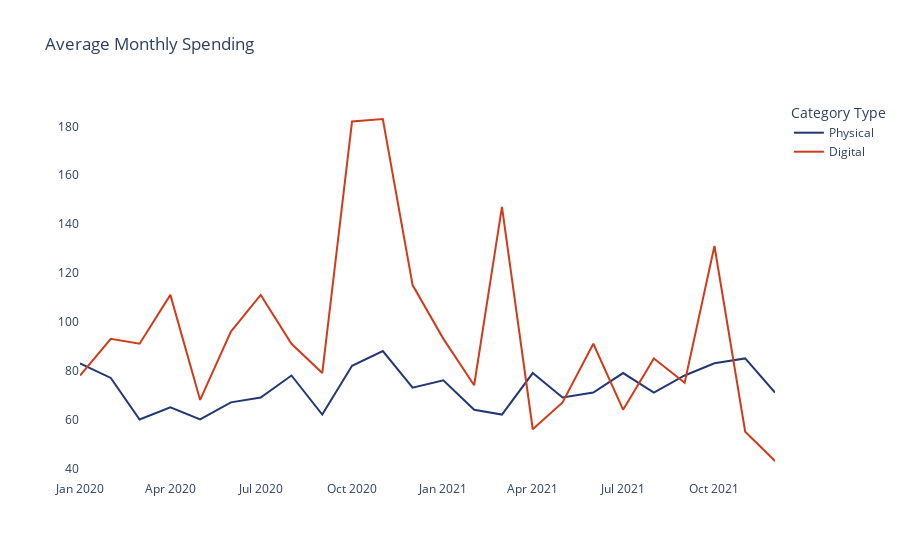

This figure's notebook cell:
### Markdown cell above
Average Monthly Spending

### Code cell
# Filter by Physical or Digital Category
physical_trans = c1_trans[c1_trans['category_type'] == "Physical"].sort_values(by='trans_datetime')
physical_trans = physical_trans[['trans_year', 'trans_month', 'amt']] # get specific columns
digital_trans = c1_trans[c1_trans['category_type'] == "Digital"].sort_values(by='trans_datetime')
digital_trans = digital_trans[['trans_year', 'trans_month', 'amt']]

# Filter to transactions made in 2020
physical_2020 = physical_trans[physical_trans['trans_year'] == 2020]
physical_2020 = physical_2020[['trans_month', 'amt']]
digital_2020 = digital_trans[digital_trans['trans_year'] == 2020]
digital_2020 = digital_2020[['trans_month', 'amt']]

# Filter to transactions made in 2021
physical_2021 = physical_trans[physical_trans['trans_year'] == 2021]
physical_2021 = physical_2021[['trans_month', 'amt']]
digital_2021 = digital_trans[digital_trans['trans_year'] == 2021]
digital_2021 = digital_2021[['trans_month', 'amt']]

# Get the average transactions made in 2020
phys_trans_data = physical_2020.groupby('trans_month')['amt'].mean().to_frame(name='avg').reset_index() # group the transactions by month and get the avg
phys_trans_data['month'] = phys_trans_data['trans_month'].apply(lambda x: calendar.month_name[x]) # get the month name
phys_trans_data['date'] = pd.to_datetime(("2020 " + phys_trans_data['month']), dayfirst=True) # convert the date into year, month
phys_trans_data.drop(columns=['trans_month', 'month'], axis=1, inplace=True) # drop the other columns

dig_trans_data = digital_2020.groupby('trans_month')['amt'].mean().to_frame(name='avg').reset_index() # group the transactions by month and get the avg
dig_trans_data['month'] = dig_trans_data['trans_month'].apply(lambda x: calendar.month_name[x]) # get the month name
dig_trans_data['date'] = pd.to_datetime(("2020 " + dig_trans_data['month']), dayfirst=True) # convert the date into year, month
dig_trans_data.drop(columns=['trans_month', 'month'], axis=1, inplace=True) # drop the other columns

# Get the average transactions made in 2021
phys_trans_data2 = physical_2021.groupby('trans_month')['amt'].mean().to_frame(name='avg').reset_index() # group the transactions by month and get the avg
phys_trans_data2['month'] = phys_trans_data2['trans_month'].apply(lambda x: calendar.month_name[x]) # get the month name
phys_trans_data2['date'] = pd.to_datetime(("2021 " + phys_trans_data2['month']), dayfirst=True) # convert the date into year, month
phys_trans_data2.drop(columns=['trans_month', 'month'], axis=1, inplace=True) # drop the other columns

dig_trans_data2 = digital_2021.groupby('trans_month')['amt'].mean().to_frame(name='avg').reset_index() # group the transactions by month and get the avg
dig_trans_data2['month'] = dig_trans_data2['trans_month'].apply(lambda x: calendar.month_name[x]) # get the month name
dig_trans_data2['date'] = pd.to_datetime(("2021 " + dig_trans_data2['month']), dayfirst=True) # convert the date into year, month
dig_trans_data2.drop(columns=['trans_month', 'month'], axis=1, inplace=True) # drop the other columns

# Combine and round the average number
phys_trans_data = pd.concat([phys_trans_data, phys_trans_data2], ignore_index=True) # combine the avg transactions made in 2020 and 2021
phys_trans_data['avg'] = phys_trans_data['avg'].apply(lambda x: round(x)) # round avg value
phys_trans_data = phys_trans_data.rename(columns={"avg": "Physical"}) # rename column
dig_trans_data = pd.concat([dig_trans_data, dig_trans_data2], ignore_index=True) # combine the avg transactions made in 2020 and 2021
dig_trans_data['avg'] = dig_trans_data['avg'].apply(lambda x: round(x)) # round avg value
dig_trans_data = dig_trans_data.rename(columns={"avg": "Digital"}) # rename column

# Combine into one dataframe
avg_trans = phys_trans_data.merge(dig_trans_data, on='date', how='inner')

# Plot
fig = px.line(avg_trans, x='date', y=['Physical', 'Digital'],
              title='Average Monthly Spending',
              color_discrete_sequence=colors,
              labels= {"variable": "Category Type"}
              )

fig.update_layout(xaxis_title="", yaxis_title="",
                  plot_bgcolor='white', paper_bgcolor='white')

fig.show()

### Figure 1 — Plotly figure (JSON) as saved in the notebook; plotly's stock layout.template omitted (floating-point values rounded to 4 significant figures)
{"data": [{"hovertemplate": "Category Type=Physical<br>date=%{x}<br>value=%{y}<extra></extra>", "legendgroup": "Physical", "line": {"color": "#213875", "dash": "solid"}, "marker": {"symbol": "circle"}, "mode": "lines", "name": "Physical", "orientation": "v", "showlegend": true, "type": "scatter", "x": ["2020-01-01T00:00:00", "2020-02-01T00:00:00", "2020-03-01T00:00:00", "2020-04-01T00:00:00", "2020-05-01T00:00:00", "2020-06-01T00:00:00", "2020-07-01T00:00:00", "2020-08-01T00:00:00", "2020-09-01T00:00:00", "2020-10-01T00:00:00", "2020-11-01T00:00:00", "2020-12-01T00:00:00", "2021-01-01T00:00:00", "2021-02-01T00:00:00", "2021-03-01T00:00:00", "2021-04-01T00:00:00", "2021-05-01T00:00:00", "2021-06-01T00:00:00", "2021-07-01T00:00:00", "2021-08-01T00:00:00", "2021-09-01T00:00:00", "2021-10-01T00:00:00", "2021-11-01T00:00:00", "2021-12-01T00:00:00"], "xaxis": "x", "y": [83, 77, 60, 65, 60, 67, 69, 78, 62, 82, 88, 73, 76, 64, 62, 79, 69, 71, 79, 71, 78, 83, 85, 71], "yaxis": "y"}, {"hovertemplate": "Category Type=Digital<br>date=%{x}<br>value=%{y}<extra></extra>", "legendgroup": "Digital", "line": {"color": "#ce3c1b", "dash": "solid"}, "marker": {"symbol": "circle"}, "mode": "lines", "name": "Digital", "orientation": "v", "showlegend": true, "type": "scatter", "x": ["2020-01-01T00:00:00", "2020-02-01T00:00:00", "2020-03-01T00:00:00", "2020-04-01T00:00:00", "2020-05-01T00:00:00", "2020-06-01T00:00:00", "2020-07-01T00:00:00", "2020-08-01T00:00:00", "2020-09-01T00:00:00", "2020-10-01T00:00:00", "2020-11-01T00:00:00", "2020-12-01T00:00:00", "2021-01-01T00:00:00", "2021-02-01T00:00:00", "2021-03-01T00:00:00", "2021-04-01T00:00:00", "2021-05-01T00:00:00", "2021-06-01T00:00:00", "2021-07-01T00:00:00", "2021-08-01T00:00:00", "2021-09-01T00:00:00", "2021-10-01T00:00:00", "2021-11-01T00:00:00", "2021-12-01T00:00:00"], "xaxis": "x", "y": [78, 93, 91, 111, 68, 96, 111, 91, 79, 182, 183, 115, 93, 74, 147, 56, 67, 91, 64, 85, 75, 131, 55, 43], "yaxis": "y"}], "layout": {"legend": {"title": {"text": "Category Type"}, "tracegroupgap": 0}, "paper_bgcolor": "white", "plot_bgcolor": "white", "title": {"text": "Average Monthly Spending"}, "xaxis": {"anchor": "y", "domain": [0, 1], "title": {"text": ""}}, "yaxis": {"anchor": "x", "domain": [0, 1], "title": {"text": ""}}}}
